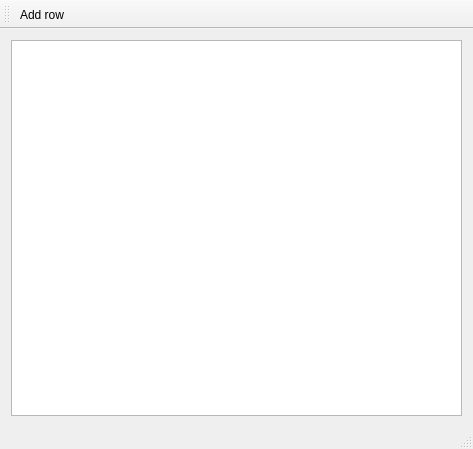
<?xml version="1.0" encoding="UTF-8"?>
<ui version="4.0">
 <class>MainWindow</class>
 <widget class="QMainWindow" name="MainWindow">
  <property name="geometry">
   <rect>
    <x>0</x>
    <y>0</y>
    <width>473</width>
    <height>449</height>
   </rect>
  </property>
  <property name="windowTitle">
   <string>MainWindow</string>
  </property>
  <widget class="QWidget" name="centralWidget">
   <layout class="QVBoxLayout" name="verticalLayout">
    <item>
     <widget class="QTableView" name="tableView"/>
    </item>
   </layout>
  </widget>
  <widget class="QMenuBar" name="menuBar">
   <property name="geometry">
    <rect>
     <x>0</x>
     <y>0</y>
     <width>473</width>
     <height>21</height>
    </rect>
   </property>
  </widget>
  <widget class="QToolBar" name="mainToolBar">
   <attribute name="toolBarArea">
    <enum>TopToolBarArea</enum>
   </attribute>
   <attribute name="toolBarBreak">
    <bool>false</bool>
   </attribute>
   <addaction name="actionAdd_row"/>
  </widget>
  <widget class="QStatusBar" name="statusBar"/>
  <action name="actionAdd_row">
   <property name="icon">
    <iconset>
     <normalon>content/rocketAddRow.png</normalon>
    </iconset>
   </property>
   <property name="text">
    <string>Add row</string>
   </property>
   <property name="toolTip">
    <string>all obvious</string>
   </property>
   <property name="shortcut">
    <string>A</string>
   </property>
  </action>
 </widget>
 <layoutdefault spacing="6" margin="11"/>
 <resources/>
 <connections/>
</ui>
